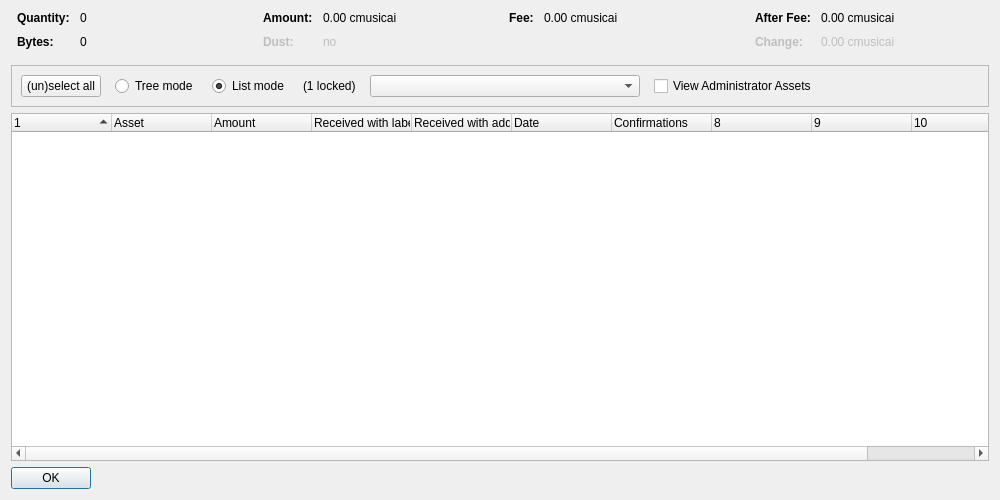
<?xml version="1.0" encoding="UTF-8"?>
<ui version="4.0">
 <class>AssetControlDialog</class>
 <widget class="QDialog" name="AssetControlDialog">
  <property name="geometry">
   <rect>
    <x>0</x>
    <y>0</y>
    <width>1000</width>
    <height>500</height>
   </rect>
  </property>
  <property name="windowTitle">
   <string>Asset Selection</string>
  </property>
  <layout class="QVBoxLayout" name="verticalLayout">
   <item>
    <layout class="QHBoxLayout" name="horizontalLayoutTop" stretch="0,0,0,0">
     <property name="topMargin">
      <number>0</number>
     </property>
     <property name="bottomMargin">
      <number>10</number>
     </property>
     <item>
      <layout class="QFormLayout" name="formLayoutAssetControl1">
       <property name="horizontalSpacing">
        <number>10</number>
       </property>
       <property name="verticalSpacing">
        <number>10</number>
       </property>
       <property name="leftMargin">
        <number>6</number>
       </property>
       <property name="rightMargin">
        <number>6</number>
       </property>
       <item row="0" column="0">
        <widget class="QLabel" name="labelAssetControlQuantityText">
         <property name="font">
          <font>
           <weight>75</weight>
           <bold>true</bold>
          </font>
         </property>
         <property name="text">
          <string>Quantity:</string>
         </property>
        </widget>
       </item>
       <item row="0" column="1">
        <widget class="QLabel" name="labelAssetControlQuantity">
         <property name="cursor">
          <cursorShape>IBeamCursor</cursorShape>
         </property>
         <property name="contextMenuPolicy">
          <enum>Qt::ActionsContextMenu</enum>
         </property>
         <property name="text">
          <string notr="true">0</string>
         </property>
         <property name="textInteractionFlags">
          <set>Qt::LinksAccessibleByMouse|Qt::TextSelectableByKeyboard|Qt::TextSelectableByMouse</set>
         </property>
        </widget>
       </item>
       <item row="1" column="0">
        <widget class="QLabel" name="labelAssetControlBytesText">
         <property name="font">
          <font>
           <weight>75</weight>
           <bold>true</bold>
          </font>
         </property>
         <property name="text">
          <string>Bytes:</string>
         </property>
        </widget>
       </item>
       <item row="1" column="1">
        <widget class="QLabel" name="labelAssetControlBytes">
         <property name="cursor">
          <cursorShape>IBeamCursor</cursorShape>
         </property>
         <property name="contextMenuPolicy">
          <enum>Qt::ActionsContextMenu</enum>
         </property>
         <property name="text">
          <string notr="true">0</string>
         </property>
         <property name="textInteractionFlags">
          <set>Qt::LinksAccessibleByMouse|Qt::TextSelectableByKeyboard|Qt::TextSelectableByMouse</set>
         </property>
        </widget>
       </item>
      </layout>
     </item>
     <item>
      <layout class="QFormLayout" name="formLayoutAssetControl2">
       <property name="horizontalSpacing">
        <number>10</number>
       </property>
       <property name="verticalSpacing">
        <number>10</number>
       </property>
       <property name="leftMargin">
        <number>6</number>
       </property>
       <property name="rightMargin">
        <number>6</number>
       </property>
       <item row="0" column="0">
        <widget class="QLabel" name="labelAssetControlAmountText">
         <property name="font">
          <font>
           <weight>75</weight>
           <bold>true</bold>
          </font>
         </property>
         <property name="text">
          <string>Amount:</string>
         </property>
        </widget>
       </item>
       <item row="0" column="1">
        <widget class="QLabel" name="labelAssetControlAmount">
         <property name="cursor">
          <cursorShape>IBeamCursor</cursorShape>
         </property>
         <property name="contextMenuPolicy">
          <enum>Qt::ActionsContextMenu</enum>
         </property>
         <property name="text">
          <string notr="true">0.00 cmusicai</string>
         </property>
         <property name="textInteractionFlags">
          <set>Qt::LinksAccessibleByMouse|Qt::TextSelectableByKeyboard|Qt::TextSelectableByMouse</set>
         </property>
        </widget>
       </item>
       <item row="1" column="0">
        <widget class="QLabel" name="labelAssetControlLowOutputText">
         <property name="enabled">
          <bool>false</bool>
         </property>
         <property name="font">
          <font>
           <weight>75</weight>
           <bold>true</bold>
          </font>
         </property>
         <property name="text">
          <string>Dust:</string>
         </property>
        </widget>
       </item>
       <item row="1" column="1">
        <widget class="QLabel" name="labelAssetControlLowOutput">
         <property name="enabled">
          <bool>false</bool>
         </property>
         <property name="cursor">
          <cursorShape>IBeamCursor</cursorShape>
         </property>
         <property name="contextMenuPolicy">
          <enum>Qt::ActionsContextMenu</enum>
         </property>
         <property name="text">
          <string notr="true">no</string>
         </property>
         <property name="textInteractionFlags">
          <set>Qt::LinksAccessibleByMouse|Qt::TextSelectableByKeyboard|Qt::TextSelectableByMouse</set>
         </property>
        </widget>
       </item>
      </layout>
     </item>
     <item>
      <layout class="QFormLayout" name="formLayoutAssetControl3">
       <property name="horizontalSpacing">
        <number>10</number>
       </property>
       <property name="verticalSpacing">
        <number>10</number>
       </property>
       <property name="leftMargin">
        <number>6</number>
       </property>
       <property name="rightMargin">
        <number>6</number>
       </property>
       <item row="0" column="0">
        <widget class="QLabel" name="labelAssetControlFeeText">
         <property name="font">
          <font>
           <weight>75</weight>
           <bold>true</bold>
          </font>
         </property>
         <property name="text">
          <string>Fee:</string>
         </property>
        </widget>
       </item>
       <item row="0" column="1">
        <widget class="QLabel" name="labelAssetControlFee">
         <property name="cursor">
          <cursorShape>IBeamCursor</cursorShape>
         </property>
         <property name="contextMenuPolicy">
          <enum>Qt::ActionsContextMenu</enum>
         </property>
         <property name="text">
          <string notr="true">0.00 cmusicai</string>
         </property>
         <property name="textInteractionFlags">
          <set>Qt::LinksAccessibleByMouse|Qt::TextSelectableByKeyboard|Qt::TextSelectableByMouse</set>
         </property>
        </widget>
       </item>
      </layout>
     </item>
     <item>
      <layout class="QFormLayout" name="formLayoutAssetControl4">
       <property name="horizontalSpacing">
        <number>10</number>
       </property>
       <property name="verticalSpacing">
        <number>10</number>
       </property>
       <property name="leftMargin">
        <number>6</number>
       </property>
       <property name="rightMargin">
        <number>6</number>
       </property>
       <item row="0" column="0">
        <widget class="QLabel" name="labelAssetControlAfterFeeText">
         <property name="font">
          <font>
           <weight>75</weight>
           <bold>true</bold>
          </font>
         </property>
         <property name="text">
          <string>After Fee:</string>
         </property>
        </widget>
       </item>
       <item row="0" column="1">
        <widget class="QLabel" name="labelAssetControlAfterFee">
         <property name="cursor">
          <cursorShape>IBeamCursor</cursorShape>
         </property>
         <property name="contextMenuPolicy">
          <enum>Qt::ActionsContextMenu</enum>
         </property>
         <property name="text">
          <string notr="true">0.00 cmusicai</string>
         </property>
         <property name="textInteractionFlags">
          <set>Qt::LinksAccessibleByMouse|Qt::TextSelectableByKeyboard|Qt::TextSelectableByMouse</set>
         </property>
        </widget>
       </item>
       <item row="1" column="0">
        <widget class="QLabel" name="labelAssetControlChangeText">
         <property name="enabled">
          <bool>false</bool>
         </property>
         <property name="font">
          <font>
           <weight>75</weight>
           <bold>true</bold>
          </font>
         </property>
         <property name="text">
          <string>Change:</string>
         </property>
        </widget>
       </item>
       <item row="1" column="1">
        <widget class="QLabel" name="labelAssetControlChange">
         <property name="enabled">
          <bool>false</bool>
         </property>
         <property name="cursor">
          <cursorShape>IBeamCursor</cursorShape>
         </property>
         <property name="contextMenuPolicy">
          <enum>Qt::ActionsContextMenu</enum>
         </property>
         <property name="text">
          <string notr="true">0.00 cmusicai</string>
         </property>
         <property name="textInteractionFlags">
          <set>Qt::LinksAccessibleByMouse|Qt::TextSelectableByKeyboard|Qt::TextSelectableByMouse</set>
         </property>
        </widget>
       </item>
      </layout>
     </item>
    </layout>
   </item>
   <item>
    <widget class="QFrame" name="frame">
     <property name="minimumSize">
      <size>
       <width>0</width>
       <height>40</height>
      </size>
     </property>
     <property name="frameShape">
      <enum>QFrame::StyledPanel</enum>
     </property>
     <property name="frameShadow">
      <enum>QFrame::Sunken</enum>
     </property>
     <layout class="QHBoxLayout" name="horizontalLayout">
      <item>
       <layout class="QHBoxLayout" name="horizontalLayoutPanel" stretch="0,0,0,0,0,0,0">
        <property name="spacing">
         <number>14</number>
        </property>
        <item>
         <widget class="QPushButton" name="pushButtonSelectAll">
          <property name="sizePolicy">
           <sizepolicy hsizetype="Maximum" vsizetype="Fixed">
            <horstretch>0</horstretch>
            <verstretch>0</verstretch>
           </sizepolicy>
          </property>
          <property name="text">
           <string>(un)select all</string>
          </property>
          <property name="autoDefault">
           <bool>false</bool>
          </property>
         </widget>
        </item>
        <item>
         <widget class="QRadioButton" name="radioTreeMode">
          <property name="sizePolicy">
           <sizepolicy hsizetype="Maximum" vsizetype="Fixed">
            <horstretch>0</horstretch>
            <verstretch>0</verstretch>
           </sizepolicy>
          </property>
          <property name="text">
           <string>Tree mode</string>
          </property>
         </widget>
        </item>
        <item>
         <widget class="QRadioButton" name="radioListMode">
          <property name="sizePolicy">
           <sizepolicy hsizetype="Maximum" vsizetype="Fixed">
            <horstretch>0</horstretch>
            <verstretch>0</verstretch>
           </sizepolicy>
          </property>
          <property name="text">
           <string>List mode</string>
          </property>
          <property name="checked">
           <bool>true</bool>
          </property>
         </widget>
        </item>
        <item>
         <widget class="QLabel" name="labelLocked">
          <property name="text">
           <string notr="true">(1 locked)</string>
          </property>
         </widget>
        </item>
        <item>
         <widget class="QComboBox" name="assetList">
          <property name="minimumContentsLength">
           <number>30</number>
          </property>
         </widget>
        </item>
        <item>
         <widget class="QCheckBox" name="viewAdministrator">
          <property name="toolTip">
           <string>View assets that you have the ownership asset for</string>
          </property>
          <property name="text">
           <string>View Administrator Assets</string>
          </property>
         </widget>
        </item>
        <item>
         <spacer name="horizontalSpacer">
          <property name="orientation">
           <enum>Qt::Horizontal</enum>
          </property>
          <property name="sizeHint" stdset="0">
           <size>
            <width>40</width>
            <height>20</height>
           </size>
          </property>
         </spacer>
        </item>
       </layout>
      </item>
     </layout>
    </widget>
   </item>
   <item>
    <widget class="AssetControlTreeWidget" name="treeWidget">
     <property name="contextMenuPolicy">
      <enum>Qt::CustomContextMenu</enum>
     </property>
     <property name="sortingEnabled">
      <bool>false</bool>
     </property>
     <property name="columnCount">
      <number>11</number>
     </property>
     <attribute name="headerShowSortIndicator" stdset="0">
      <bool>true</bool>
     </attribute>
     <attribute name="headerStretchLastSection">
      <bool>false</bool>
     </attribute>
     <column>
      <property name="text">
       <string/>
      </property>
     </column>
     <column>
      <property name="text">
       <string>Asset</string>
      </property>
     </column>
     <column>
      <property name="text">
       <string>Amount</string>
      </property>
     </column>
     <column>
      <property name="text">
       <string>Received with label</string>
      </property>
     </column>
     <column>
      <property name="text">
       <string>Received with address</string>
      </property>
     </column>
     <column>
      <property name="text">
       <string>Date</string>
      </property>
     </column>
     <column>
      <property name="text">
       <string>Confirmations</string>
      </property>
      <property name="toolTip">
       <string>Confirmed</string>
      </property>
     </column>
     <column>
      <property name="text">
       <string/>
      </property>
     </column>
     <column>
      <property name="text">
       <string/>
      </property>
     </column>
     <column>
      <property name="text">
       <string/>
      </property>
     </column>
     <column>
      <property name="text">
       <string/>
      </property>
     </column>
    </widget>
   </item>
   <item>
    <widget class="QDialogButtonBox" name="buttonBox">
     <property name="sizePolicy">
      <sizepolicy hsizetype="Maximum" vsizetype="Fixed">
       <horstretch>0</horstretch>
       <verstretch>0</verstretch>
      </sizepolicy>
     </property>
     <property name="orientation">
      <enum>Qt::Horizontal</enum>
     </property>
     <property name="standardButtons">
      <set>QDialogButtonBox::Ok</set>
     </property>
    </widget>
   </item>
  </layout>
 </widget>
 <customwidgets>
  <customwidget>
   <class>AssetControlTreeWidget</class>
   <extends>QTreeWidget</extends>
   <header location="global">assetcontroltreewidget.h</header>
  </customwidget>
 </customwidgets>
 <resources/>
 <connections/>
</ui>
